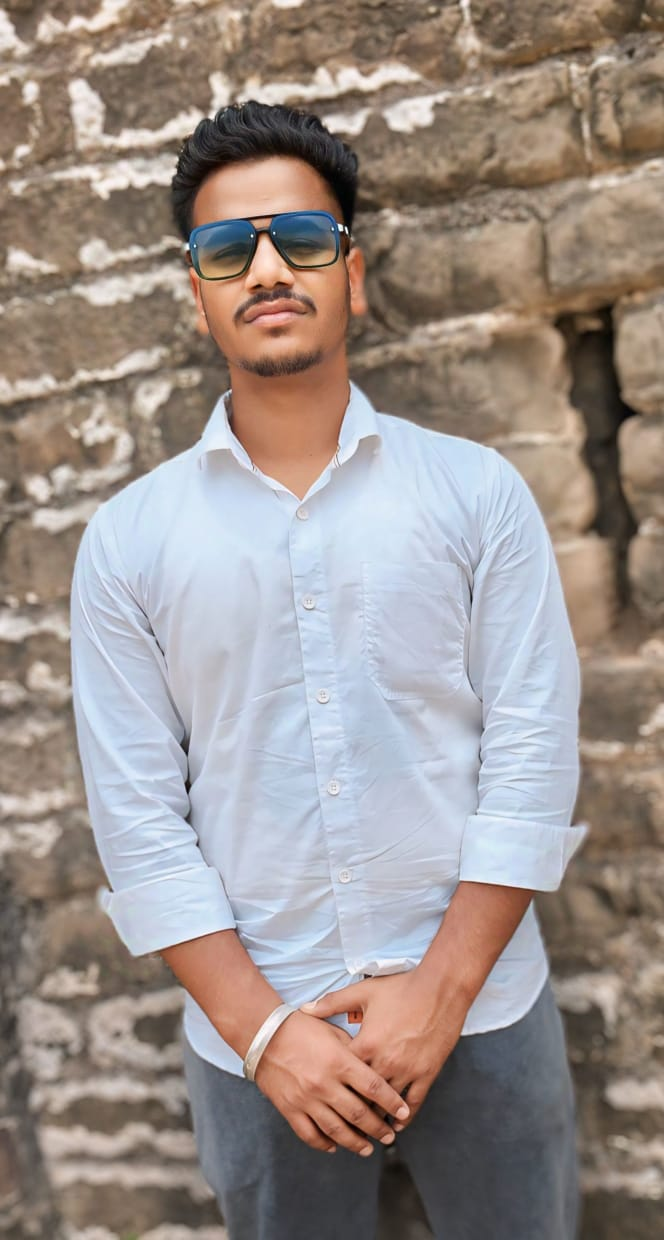
#> input picture Face Recognition Attendance System/dataset/Harsh/1.jpg, 664 x 1240 px, given in place of the camera
$ python kaleidoscope.py
#> lines starting #> are read from the running program, lines starting #| are printed output that depends on the picture; after the words box and inside, x2 and y2 are one past the last pixel; in counts of white or black regions, pixels touching at a corner belong together
import cv2
import numpy as np
import math

cap = cv2.VideoCapture(0)
angle = 0

while True:
    ret, frame = cap.read()
#> frame is the input picture: shape (1240, 664, 3); mean B, G, R 138.7, 143.8, 154.8
    if not ret:
        break

    frame = cv2.flip(frame, 1)
    frame = cv2.resize(frame, (640, 640))
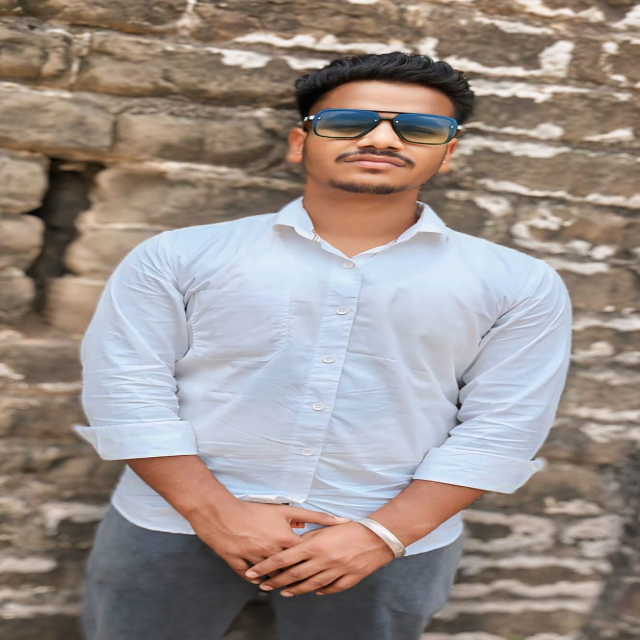
#> frame: shape (640, 640, 3); mean B, G, R 138.5, 143.7, 154.7

    h, w, _ = frame.shape
#> h = 640; w = 640
    cx, cy = w // 2, h // 2
#> cx = 320; cy = 320

    # Circular mask
    mask = np.zeros((h, w), dtype=np.uint8)
    cv2.circle(mask, (cx, cy), min(cx, cy), 255, -1)
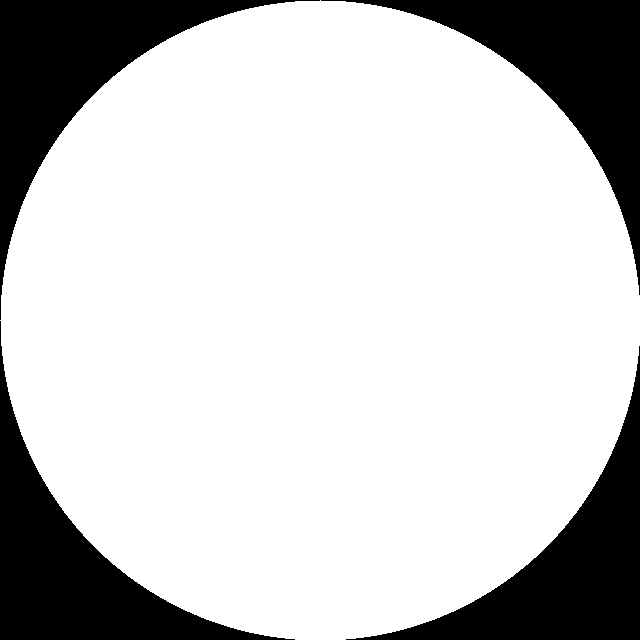
#> mask: shape (640, 640); 78.5% white; 4 black regions, box (x1, y1, x2, y2) and area: (0, 0, 320, 320) 22306, (321, 0, 640, 295) 21986, (0, 321, 295, 640) 21986, (346, 346, 640, 640) 21667

    # Rotate slice
    angle += 0.5
    M = cv2.getRotationMatrix2D((cx, cy), angle, 1)
    rotated = cv2.warpAffine(frame, M, (w, h))
    rotated = cv2.bitwise_and(rotated, rotated, mask=mask)

    # Mirror symmetry
    left = rotated[:, :cx]
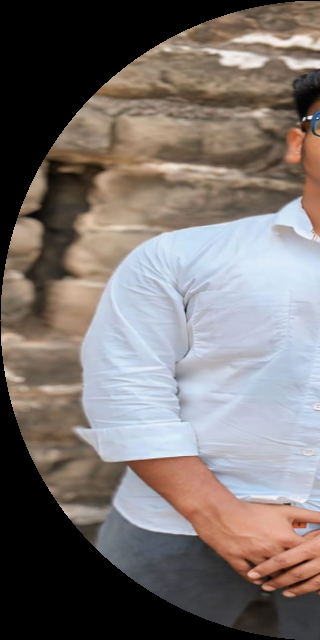
#> left: shape (640, 320, 3); mean B, G, R 111, 113.7, 121.4
    right = cv2.flip(left, 1)
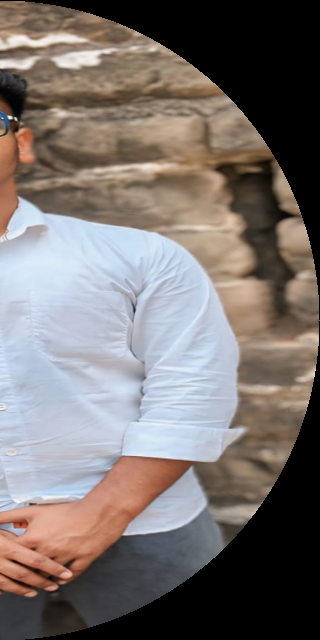
#> right: shape (640, 320, 3); mean B, G, R 111, 113.7, 121.4
    top = np.hstack([left, right])
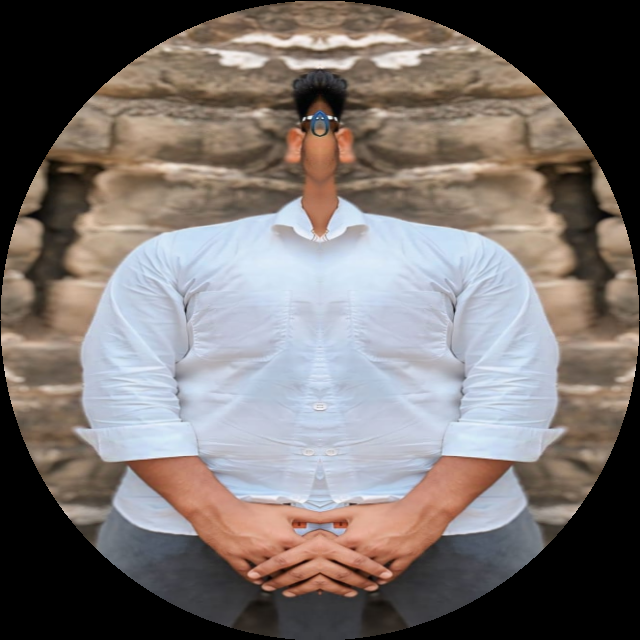
#> top: shape (640, 640, 3); mean B, G, R 111, 113.7, 121.4
    bottom = cv2.flip(top, 0)
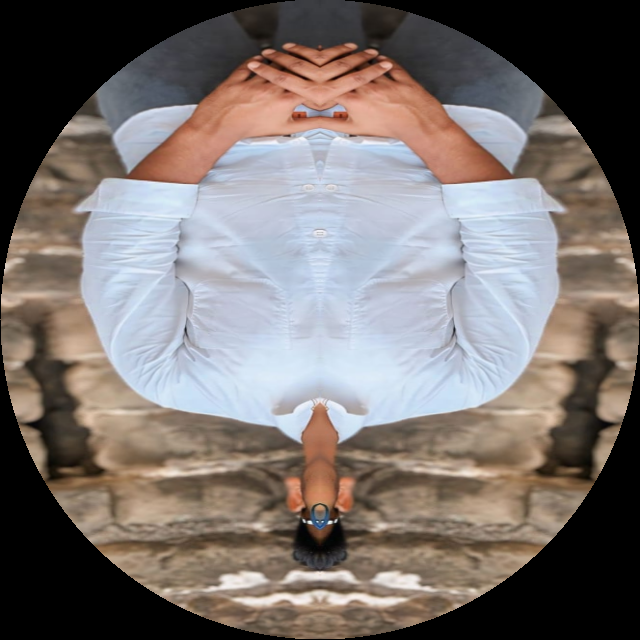
#> bottom: shape (640, 640, 3); mean B, G, R 111, 113.7, 121.4

    kaleido = np.vstack([top, bottom])
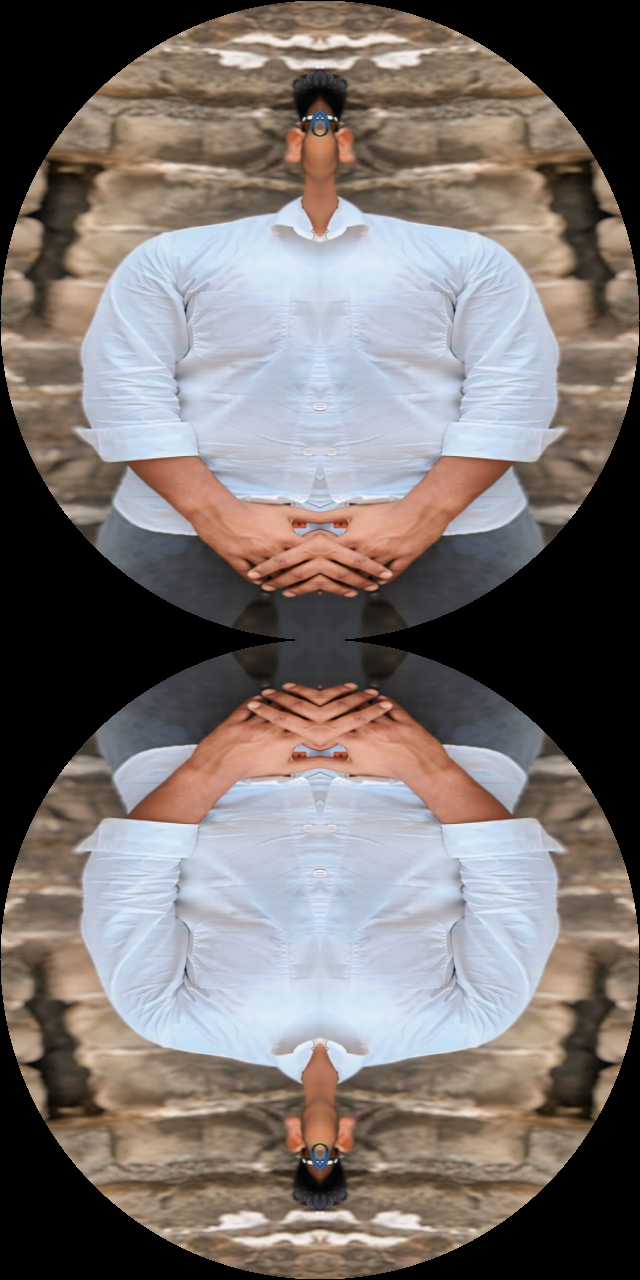
#> kaleido: shape (1280, 640, 3); mean B, G, R 111, 113.7, 121.4

    # Overlay with original
#> (the run stopped early here; a loop or call above may not have finished)

$ run again, on Face Recognition Attendance System/dataset/Harsh/2.jpg
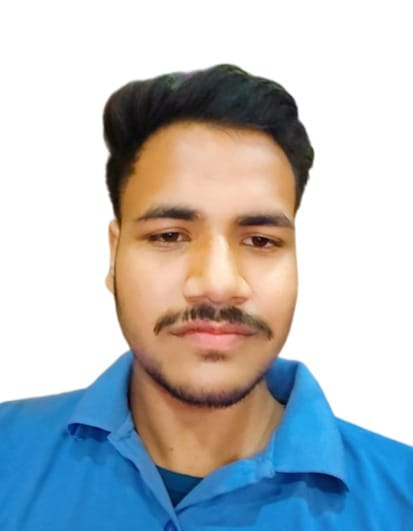
#> input picture Face Recognition Attendance System/dataset/Harsh/2.jpg, 413 x 531 px, given in place of the camera
#> frame is the input picture: shape (531, 413, 3); mean B, G, R 193.1, 187.9, 180.8
#> mask: shape (640, 640); 78.5% white; 4 black regions, box (x1, y1, x2, y2) and area: (0, 0, 320, 320) 22306, (321, 0, 640, 295) 21986, (0, 321, 295, 640) 21986, (346, 346, 640, 640) 21667
#> `bottom = cv2.flip(top, 0)`:
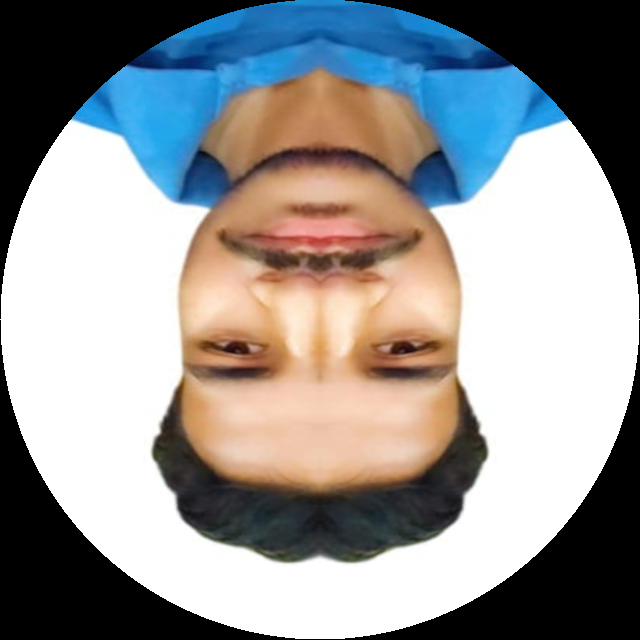
#> bottom: shape (640, 640, 3); mean B, G, R 148, 148.1, 148.2
#> `kaleido = np.vstack([top, bottom])`:
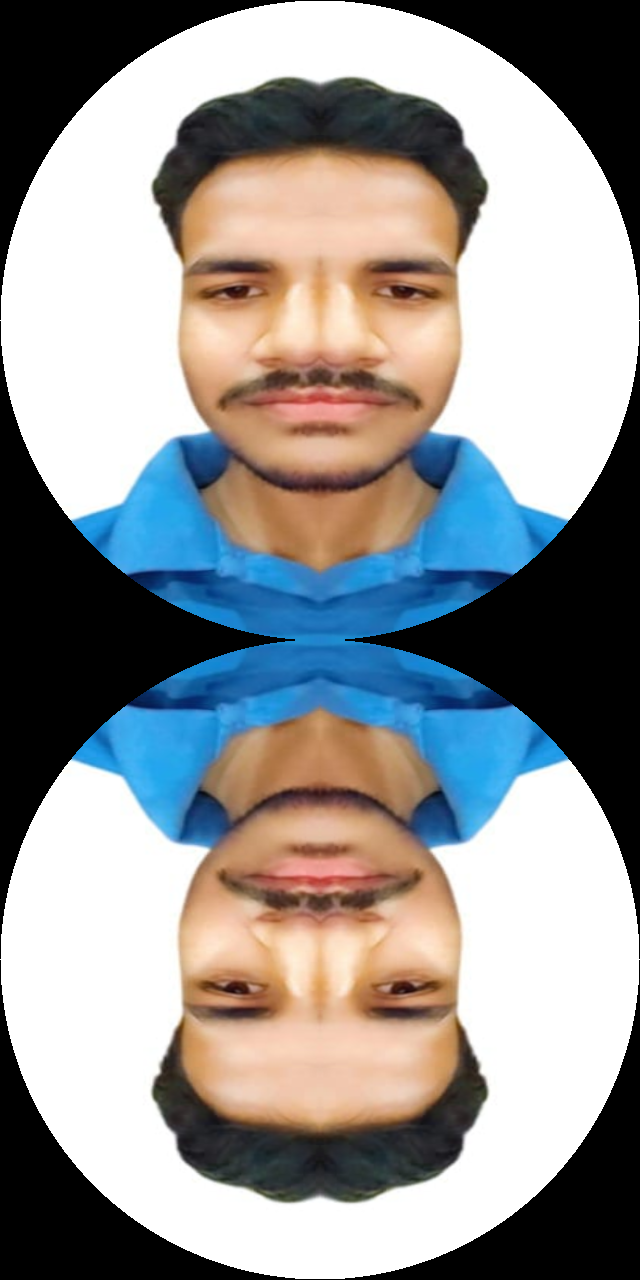
#> kaleido: shape (1280, 640, 3); mean B, G, R 148, 148.1, 148.2

$ run again, on Face Recognition Attendance System/dataset/Harsh/4.jpg
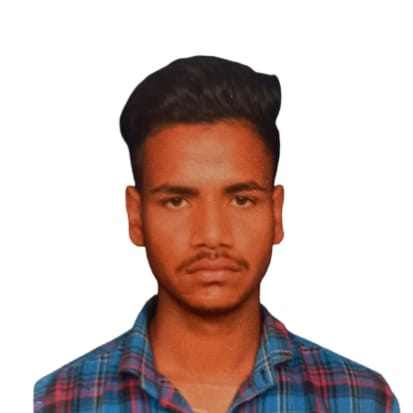
#> input picture Face Recognition Attendance System/dataset/Harsh/4.jpg, 413 x 413 px, given in place of the camera
#> frame is the input picture: shape (413, 413, 3); mean B, G, R 182.8, 187.2, 204.4
#> mask: shape (640, 640); 78.5% white; 4 black regions, box (x1, y1, x2, y2) and area: (0, 0, 320, 320) 22306, (321, 0, 640, 295) 21986, (0, 321, 295, 640) 21986, (346, 346, 640, 640) 21667
#> `bottom = cv2.flip(top, 0)`:
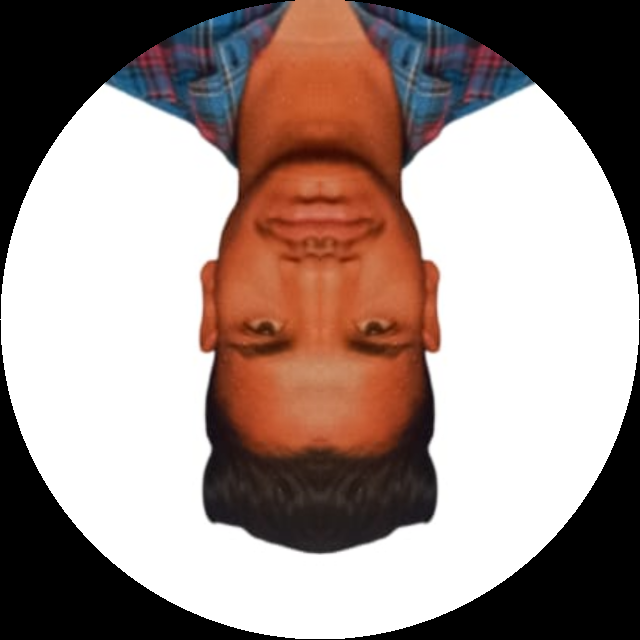
#> bottom: shape (640, 640, 3); mean B, G, R 136.1, 141.7, 159
#> `kaleido = np.vstack([top, bottom])`:
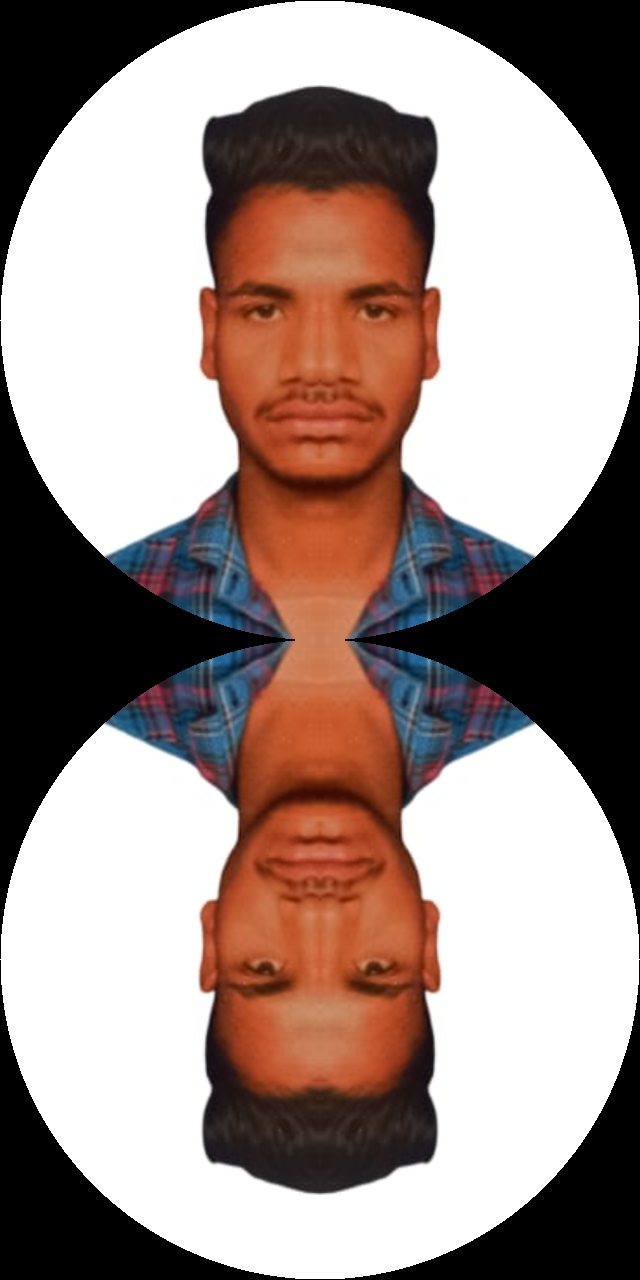
#> kaleido: shape (1280, 640, 3); mean B, G, R 136.1, 141.7, 159
